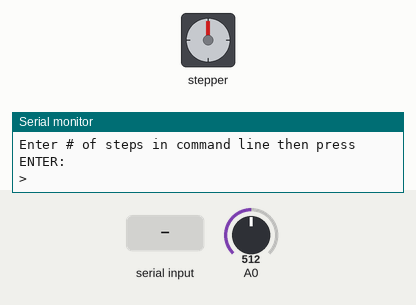
This sketch was run on a simulated Arduino Mega 2560, built with avr-gcc and run on an emulated ATmega2560. On the bench: stepper motor, the last lines printed to the serial monitor. The inputs (shaded band) are chosen by the test bench; at power-on: A0 = 512. Stepper angles assume 200 steps per turn.

Above: at 1.2 s.
1.3 s: "90,45\n" received over Serial
At 3.18 s:
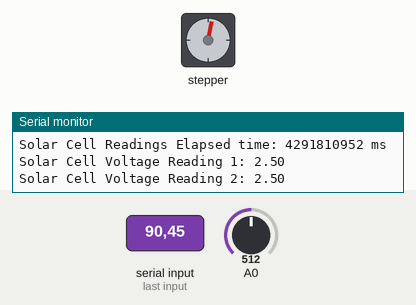
4.3 s: A0 set to 716
At 5.1 s:
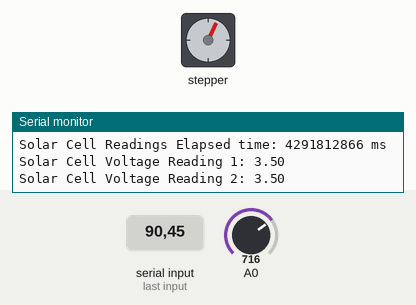
7.3 s: A0 set to 900
At 26.9 s:
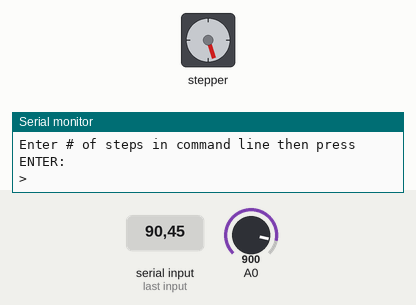
Timing chart, 0 to 27.2 s (numbered marks = the images above; inputs shaded):
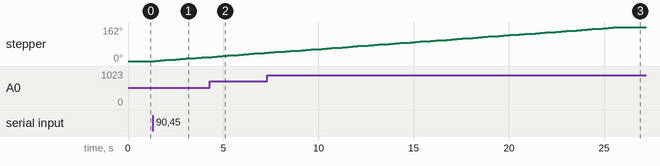

The sketch:

DIAGNOSTIC_ManualRotate.ino
```cpp
// Adapted from solar_cell_stepper_motor_test_Vers 4.00

// Code Author: Jimmy Ho
// Start date: 5 April 2023
// Date Uploaded: 10 April 2023
// Current Status: eh
// Comments: allow user specified rotation of platform w/ solar cell reading
//=============================
//  Hardware:
//  Arduino Mega 2560
//  17HS15-1504S Stepper Motor
//  NEMA17 Stepper Motor
//=============================

// Global Variables
#include <Stepper.h>
const int stepsPerRevolution = 200; // 200 steps = 360 degrees
Stepper myStepper(stepsPerRevolution, 2, 4, 3, 5); // initialize digital output pins


void setup(){
  Serial.begin(9600);
  pinMode(A0, INPUT); //0V to 5V, 10-bit, analogRead(A0) * 5.0 / 1023.0
  myStepper.setSpeed(30); //rpm
}


void loop(){

  Serial.println("Enter # of steps in command line then press ENTER: ");
  Serial.print("> ");

  //WAIT FOR USER ENTRY
  while (!Serial.available()){
    //do nothing while Serial buffer empty
    // user enters stuff into command line, stored in serial buffer (64 byte)
      // Note: terminating characters add extra byte to serial buffer
      // see command line settings
      //  carriage return \r
      //  newline \n
  }
  delay(100); //IMPORTANT: give serial buffer time to process recieved bytes

  //READ BUFFER
  unsigned int ii = 0;
  char txtArray[Serial.available()+1]={};
  while (Serial.available()){
    txtArray[ii]=Serial.read(); //assign character at first byte in buffer to array, frees up byte
    ii++; delay(5);
  }

  Serial.println(txtArray); //newline added from command line

  //CONVERTING ENTRY TO INTEGER
  int txt2int = atoi(txtArray); //return first integer, else zero for first non-int byte

  //CHECK IF INTEGER
  if (txt2int == 0){
    Serial.println("Input not integer");
    Serial.end();
    Serial.begin(9600); //hacky, clear serial buffer
  }
  //ROTATE AND RECORD SOLAR CELL READING
  else{
    Serial.print("Stepper motor rotate by ");
    Serial.print(txt2int);
    Serial.println(" steps.");

    stepperRotate(txt2int);
  }

}

void stepperRotate(int numRotate){

  unsigned long currTime[2]; //index 0 store begin time, index 1 store end time, difference for time elapsed
  int numReadings = 5; //number of solar cell readings to take per step
  float voltRead[numReadings] = {};

  //MULTIPLE SOLAR CELL RECORDINGS PER STEP, THEN AVERAGE
  for (int ii = 0; ii < numRotate; ii++){
    myStepper.step(1);
    currTime[0] = millis();
    float voltReadAve = 0;
    for (int kk = 0; kk < numReadings; kk++){
      voltRead[kk] = analogRead(A0) * 5.0 / 1023.0;
      voltReadAve = voltReadAve + voltRead[kk];

      char stringBuffer[32]; //32 byte store string for sprintf
      char volt_float2char[]={};
      dtostrf(voltRead[kk], 4, 2, volt_float2char); //https://www.programmingelectronics.com/dtostrf/
      Serial.print("Solar Cell Voltage Reading "); Serial.print(kk+1); Serial.print(": ");
      Serial.println(volt_float2char);

    }
    voltReadAve = voltReadAve / numReadings;
    Serial.print("Solar Cell Reading Average: "); Serial.println(voltReadAve);
    currTime[1] = millis();
    currTime[0] = currTime[1] - currTime[0];
    Serial.print("Solar Cell Readings Elapsed time: "); Serial.print(currTime[0]); Serial.println(" ms");
  }

}

//    void setup(){
//  Serial.begin(9600);
//  char buffer[32]={};
//  char floatbuff[]={};
//  int kk = 9;
//  float numBurritos = 2.23;
//  dtostrf(numBurritos, 4, 2, floatbuff);
//  sprintf(buffer, "Solar Cell Voltage Reading %d: %s", kk, floatbuff);
//  Serial.println(buffer);
```

Measured:
- after the input at 1.3 s, stepper: keeps turning clockwise at about 7°/s, starting after 0.13 s
